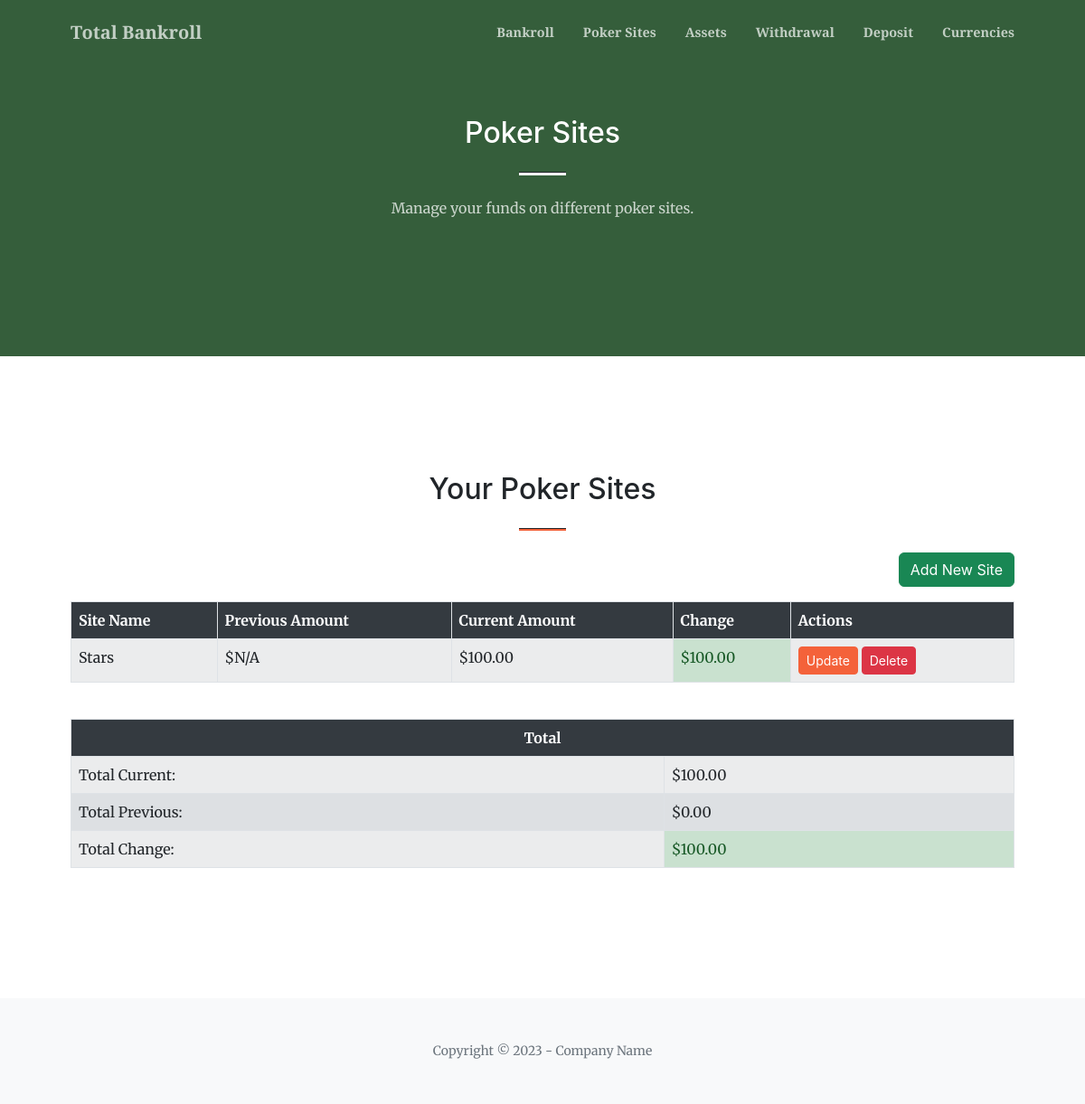
Screenshot of /poker_sites with the database file from the repository.
### tables this page shows
CREATE TABLE sites (
    id INTEGER PRIMARY KEY AUTOINCREMENT,
    name TEXT NOT NULL,
    amount REAL NOT NULL,
    last_updated TEXT NOT NULL,
    currency TEXT NOT NULL DEFAULT 'Dollar'
);

### src/total_bankroll/main.py (the view)
@app.route("/poker_sites")
def poker_sites_page():
    db = get_db()
    poker_sites_data = db.execute("""
        WITH RankedSites AS (
            SELECT
                id,
                name,
                amount,
                last_updated,
                ROW_NUMBER() OVER (PARTITION BY name ORDER BY last_updated DESC) as rn
            FROM sites
        )
        SELECT
            s1.id,
            s1.name,
            CAST(s1.amount AS REAL) AS current_amount,
            CAST(s2.amount AS REAL) AS previous_amount
        FROM RankedSites s1
        LEFT JOIN RankedSites s2
            ON s1.name = s2.name AND s2.rn = 2
        WHERE s1.rn = 1
        ORDER BY s1.name
    """).fetchall()
    total_current = sum(site['current_amount'] for site in poker_sites_data)
    total_previous = sum(site['previous_amount'] if site['previous_amount'] is not None else 0 for site in poker_sites_data)
    return render_template("poker_sites.html", poker_sites=poker_sites_data, total_current=total_current, total_previous=total_previous)

### src/total_bankroll/main.py (called while the page is built)
def get_db():
    conn = sqlite3.connect(DATABASE)
    conn.row_factory = sqlite3.Row
    return conn

### src/total_bankroll/templates/poker_sites.html
{% extends "base.html" %}
{% block content %}
<section class="page-section bg-primary" id="poker_sites">
    <div class="container px-4 px-lg-5">
        <div class="row gx-4 gx-lg-5 justify-content-center">
            <div class="col-lg-8 text-center">
                <h2 class="text-white mt-0">Poker Sites</h2>
                <hr class="divider divider-light" />
                <p class="text-white-75 mb-4">Manage your funds on different poker sites.</p>
            </div>
        </div>
    </div>
</section>
<section class="page-section" id="portfolio">
    <div class="container px-4 px-lg-5">
        <h2 class="text-center mt-0">Your Poker Sites</h2>
        <hr class="divider" />
        <div class="row gx-4 gx-lg-5">
            <div class="col-lg-12 text-end mb-3">
                <button type="button" class="btn btn-success" data-bs-toggle="modal" data-bs-target="#generalModal" data-url="{{ url_for('add_site') }}">Add New Site</button>
            </div>
            <div class="col-lg-12">
                <div class="table-responsive">
                    <table class="table table-striped table-bordered">
                        <thead class="table-header-dark">
                            <tr>
                                <th>Site Name</th>
                                <th>Previous Amount</th>
                                <th>Current Amount</th>
                                <th>Change</th>
                                <th>Actions</th>
                            </tr>
                        </thead>
                        <tbody>
                            {% for site in poker_sites %}
                            <tr>
                                <td>{{ site.name }}</td>
                                <td>${{ "%.2f" | format(site.previous_amount) if site.previous_amount is not none else "N/A" }}</td>
                                <td>${{ "%.2f" | format(site.current_amount) }}</td>
                                <td class="{% if (site.current_amount - (site.previous_amount if site.previous_amount is not none else 0)) > 0 %}change-positive{% elif (site.current_amount - (site.previous_amount if site.previous_amount is not none else 0)) < 0 %}change-negative{% else %}change-zero{% endif %}">${{ "%.2f" | format(site.current_amount - (site.previous_amount if site.previous_amount is not none else 0)) }}</td>
                                <td>
                                    <button type="button" class="btn btn-primary btn-sm" data-bs-toggle="modal" data-bs-target="#generalModal" data-url="{{ url_for('update_site', site_name=site.name) }}">Update</button>
                                    <button type="button" class="btn btn-danger btn-sm" data-bs-toggle="modal" data-bs-target="#generalModal" data-url="{{ url_for('confirm_delete', item_type='site', item_id=site.id) }}">Delete</button>
                                </td>
                            </tr>
                            {% endfor %}
                        </tbody>
                    </table>
                </div>
                <div class="table-responsive mt-4">
                        <table class="table table-striped table-bordered">
                            <thead class="table-header-dark">
                                <tr>
                                    <th scope="col" colspan="2" class="text-center">Total</th>
                                </tr>
                            </thead>
                            <tbody>
                                <tr>
                                    <td>Total Current:</td>
                                    <td>${{ "%.2f" | format(total_current) }}</td>
                                </tr>
                                <tr>
                                    <td>Total Previous:</td>
                                    <td>${{ "%.2f" | format(total_previous) }}</td>
                                </tr>
                                <tr>
                                    <td>Total Change:</td>
                                    <td class="{% if (total_current - total_previous) > 0 %}change-positive{% elif (total_current - total_previous) < 0 %}change-negative{% else %}change-zero{% endif %}">${{ "%.2f" | format(total_current - total_previous) }}</td>
                                </tr>
                            </tbody>
                        </table>
                    </div>
            </div>
        </div>
    </div>
</section>
{% endblock %}

### rows the page displays
sites: name "Stars", previous_amount "N/A", current_amount "100.00", amount "100.00"

### other values shown
{{ "%.2f" | format(total_current) }} "100.00"
{{ "%.2f" | format(total_previous) }} "0.00"
{{ "%.2f" | format(total_current - total_previous) }} "100.00"
